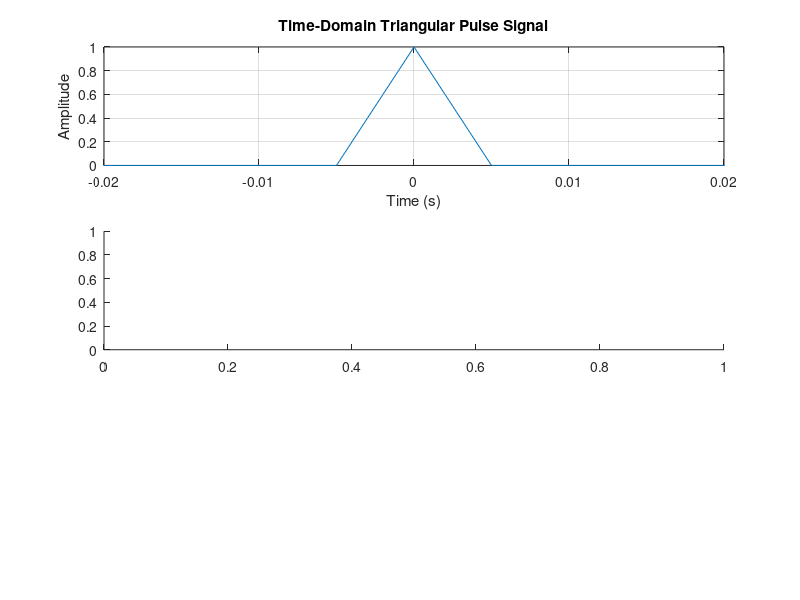

The MATLAB source for this figure: (Note: this script raises an error after producing the figure.)
% Parameters
Fs = 1000;          % Sampling frequency (Hz)
T = 1;              % Duration (seconds)
t = -T/2:1/Fs:T/2-1/Fs;  % Time vector centered at 0
f0 = 100;           % Reference frequency for scaling (Hz)

% Generate triangular pulse signal using tripuls function
w = 1/f0;           % Pulse width (0.01 s)
x = tripuls(t, w);  % Symmetric triangular pulse

% Create single figure with subplots
figure;

% Subplot 1: Time-domain signal (Triangular Pulse with stem)
subplot(3, 1, 1);
plot(t, x);
title('Time-Domain Triangular Pulse Signal');
xlabel('Time (s)');
ylabel('Amplitude');
xlim([-20e-3, 20e-3]);
grid on;

% Subplot 2: Spectrogram (Triangular Pulse)
subplot(3, 1, 2);
spectrogram(x, 256, 240, 256, Fs, 'xaxis');
title('Spectrogram of Triangular Pulse Signal');
colormap('jet');
colorbar;

% Subplot 3: Shifted FFT (Triangular Pulse)
N = length(x);
X = fft(x);
X_shifted = fftshift(X);
freq = (-N/2:N/2-1)*(Fs/N);
subplot(3, 1, 3);
plot(freq, abs(X_shifted));
title('Shifted FFT of Triangular Pulse Signal');
xlabel('Frequency (Hz)');
ylabel('Magnitude');
grid on;
xlim([-500, 500]); % Zoom for clarity

% Adjust layout for better spacing
sgtitle('Triangular Pulse Signal Analysis');
set(gcf, 'Position', [100, 100, 800, 800]); % Adjust figure size

% Save figure
saveas(gcf, 'imgs/signal_tripuls.png');